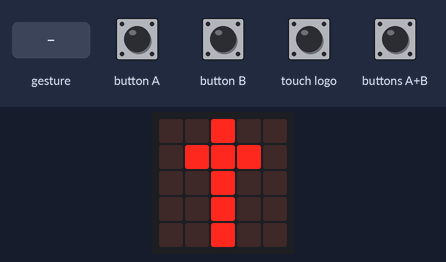
Simulated run of this program. Board: BBC micro:bit (MakeCode). Shown: the board's 5×5 LED display. The test bench sets the inputs (shaded band). Dim RGB values are drawn brighter than linear; random numbers come from a fixed seed; the interpreter's speed is modelled, so counts of loop turns are approximate; a tilt is held for 1.5 s and a shake lasts 1 s, then the board lies face up again.

Above: at 1.2 s.
1.3 s: touch logo pressed for 0.15 s
At 2.1 s:
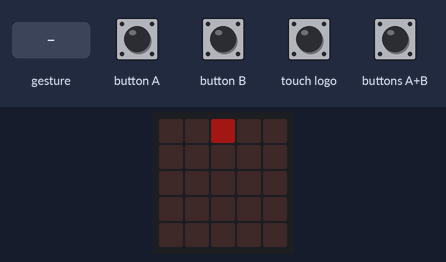
4.4 s: button A pressed for 0.15 s
At 5.5 s:
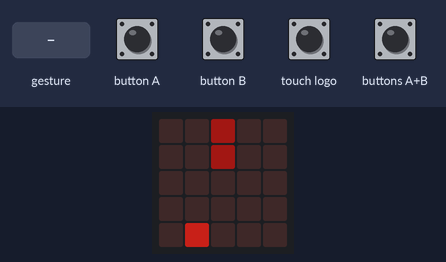
7.5 s: gesture 'shake'
At 8.5 s:
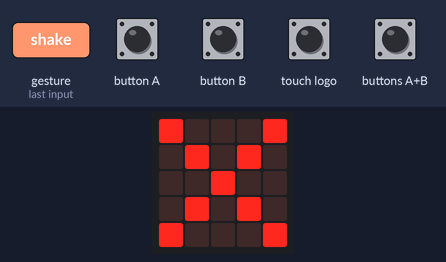
10.5 s: buttons A+B pressed for 0.15 s
At 11.3 s:
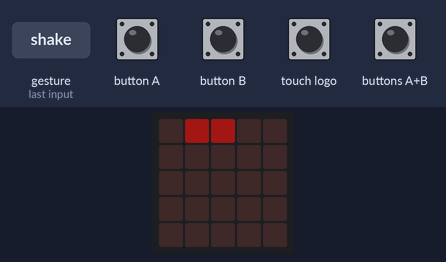
13.6 s: button B pressed for 0.15 s
At 14.8 s:
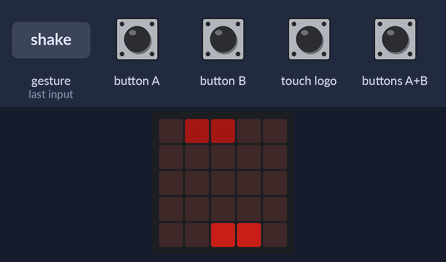
16.7 s: button A pressed for 1 s
At 17.4 s:
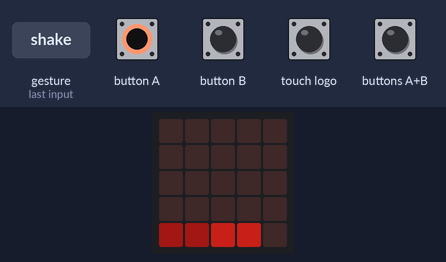
Timing chart, 0 to 19.7 s (numbered marks = the images above; inputs shaded):
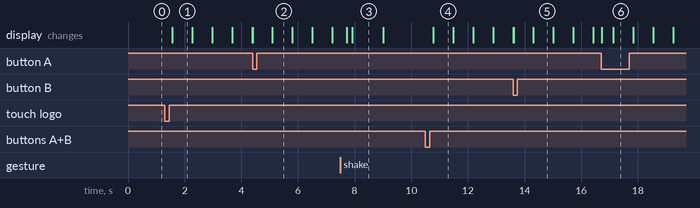

The program:

main.ts
```typescript
let board: number;
let kind: number;
let px: number;
let py: number;
let game_over: boolean;
let last_fall: number;
let previous_a: boolean;
let previous_b: boolean;
let moved: boolean;
let a_down: boolean;
let b_down: boolean;
//  MakeCode micro:bit Python Tetris.
//  The board is stored as one integer bit field rather than a Python list;
//  this avoids the unsupported list-index operation that caused the runtime crash.
let WIDTH = 5
let HEIGHT = 5
let FULL_ROW = 31
function bit_value(index: any): number {
    let value = 1
    let count = 0
    while (count < index) {
        value = value * 2
        count = count + 1
    }
    return value
}

function start_pressed() {
    //  The touch logo is available on micro:bit V2; A+B is the V1 fallback.
    return input.logoIsPressed() || input.buttonIsPressed(Button.A) && input.buttonIsPressed(Button.B)
}

function show_start_prompt() {
    basic.showLeds(`
. . # . .
. # # # .
. . # . .
. . # . .
. . # . .
`)
}

function occupied(board: number, x: number, y: number): boolean {
    if (x < 0 || x >= WIDTH || y >= HEIGHT) {
        return true
    }

    if (y < 0) {
        return false
    }

    let index = y * WIDTH + x
    return Math.idiv(board, bit_value(index)) % 2 == 1
}

function can_place(board: number, kind: number, px: number, py: number): boolean {
    if (occupied(board, px, py)) {
        return false
    }

    if (kind == 1 && occupied(board, px + 1, py)) {
        return false
    }

    if (kind == 2 && occupied(board, px, py + 1)) {
        return false
    }

    return true
}

function draw_board(board: number, kind: number, px: number, py: number) {
    basic.clearScreen()
    for (let y = 0; y < HEIGHT; y++) {
        for (let x = 0; x < WIDTH; x++) {
            if (occupied(board, x, y)) {
                led.plotBrightness(x, y, 100)
            }

        }
    }
    if (kind >= 0) {
        led.plotBrightness(px, py, 35)
        if (kind == 1) {
            led.plotBrightness(px + 1, py, 35)
        } else if (kind == 2) {
            led.plotBrightness(px, py + 1, 35)
        }

    }

}

function lock_piece(board: number, kind: number, px: number, py: number): number {
    board = board + bit_value(py * WIDTH + px)
    if (kind == 1) {
        board = board + bit_value(py * WIDTH + px + 1)
    } else if (kind == 2) {
        board = board + bit_value((py + 1) * WIDTH + px)
    }

    return board
}

function row_is_full(board: number, y: number): boolean {
    let x = 0
    while (x < WIDTH) {
        if (!occupied(board, x, y)) {
            return false
        }

        x = x + 1
    }
    return true
}

function clear_one_row(board: number, clear_y: number): number {
    let x: number;
    //  Repack every other row toward the bottom. Rows below the cleared row
    //  stay in place, while rows above it fall down into the gap.
    let result = 0
    let dest_y = HEIGHT - 1
    let source_y = HEIGHT - 1
    while (source_y >= 0) {
        if (source_y != clear_y) {
            x = 0
            while (x < WIDTH) {
                if (occupied(board, x, source_y)) {
                    result = result + bit_value(dest_y * WIDTH + x)
                }

                x = x + 1
            }
            dest_y = dest_y - 1
        }

        source_y = source_y - 1
    }
    return result
}

function clear_rows(board: number): number {
    let x: number;
    let y = HEIGHT - 1
    while (y >= 0) {
        if (row_is_full(board, y)) {
            //  Flash the full row before removing it.
            x = 0
            while (x < WIDTH) {
                led.plotBrightness(x, y, 255)
                x = x + 1
            }
            basic.pause(100)
            x = 0
            while (x < WIDTH) {
                led.unplot(x, y)
                x = x + 1
            }
            basic.pause(60)
            board = clear_one_row(board, y)
            draw_board(board, -1, 0, 0)
            basic.pause(120)
        } else {
            //  Recheck this row in case another complete row moved into it.
            y = y - 1
        }

    }
    return board
}

function make_piece(): number {
    //  0 = one LED, 1 = two horizontal LEDs, 2 = two vertical LEDs.
    return Math.randomRange(0, 2)
}

while (true) {
    show_start_prompt()
    while (!start_pressed()) {
        basic.pause(25)
    }
    basic.pause(250)
    while (start_pressed()) {
        basic.pause(25)
    }
    board = 0
    kind = make_piece()
    if (kind == 1) {
        px = 1
    } else {
        px = 2
    }

    py = 0
    game_over = !can_place(board, kind, px, py)
    last_fall = control.millis()
    previous_a = input.buttonIsPressed(Button.A)
    previous_b = input.buttonIsPressed(Button.B)
    draw_board(board, kind, px, py)
    while (!game_over) {
        moved = false
        a_down = input.buttonIsPressed(Button.A)
        b_down = input.buttonIsPressed(Button.B)
        if (a_down && !previous_a && can_place(board, kind, px - 1, py)) {
            px = px - 1
            moved = true
        }

        if (b_down && !previous_b && can_place(board, kind, px + 1, py)) {
            px = px + 1
            moved = true
        }

        previous_a = a_down
        previous_b = b_down
        if (input.isGesture(Gesture.Shake)) {
            while (can_place(board, kind, px, py + 1)) {
                py = py + 1
                draw_board(board, kind, px, py)
                basic.pause(35)
            }
            board = lock_piece(board, kind, px, py)
            board = clear_rows(board)
            kind = make_piece()
            if (kind == 1) {
                px = 1
            } else {
                px = 2
            }

            py = 0
            game_over = !can_place(board, kind, px, py)
            last_fall = control.millis()
            draw_board(board, kind, px, py)
        } else if (control.millis() - last_fall >= 700) {
            last_fall = control.millis()
            if (can_place(board, kind, px, py + 1)) {
                py = py + 1
                moved = true
            } else {
                board = lock_piece(board, kind, px, py)
                board = clear_rows(board)
                kind = make_piece()
                if (kind == 1) {
                    px = 1
                } else {
                    px = 2
                }

                py = 0
                game_over = !can_place(board, kind, px, py)
                moved = true
            }

        }

        if (moved && !game_over) {
            draw_board(board, kind, px, py)
        }

        basic.pause(20)
    }
    basic.showLeds(`
# . . . #
. # . # .
. . # . .
. # . # .
# . . . #
`)
    basic.pause(700)
}
```

test.ts
```typescript
// test ender her, dette bliver ikke kompileret, når denne pakke bruges som en udvidelse.
```

Measured:
- after the input at 1.3 s, the display: changes after 0.26 s (image 1)
- after the input at 10.5 s, the display: changes after 0.27 s (image 4)
- what the display in image 1 shows lasts 0.7 s, from 1.6 s to 2.3 s
- what the display in image 3 shows lasts 1.1 s, from 7.9 s to 9.0 s
